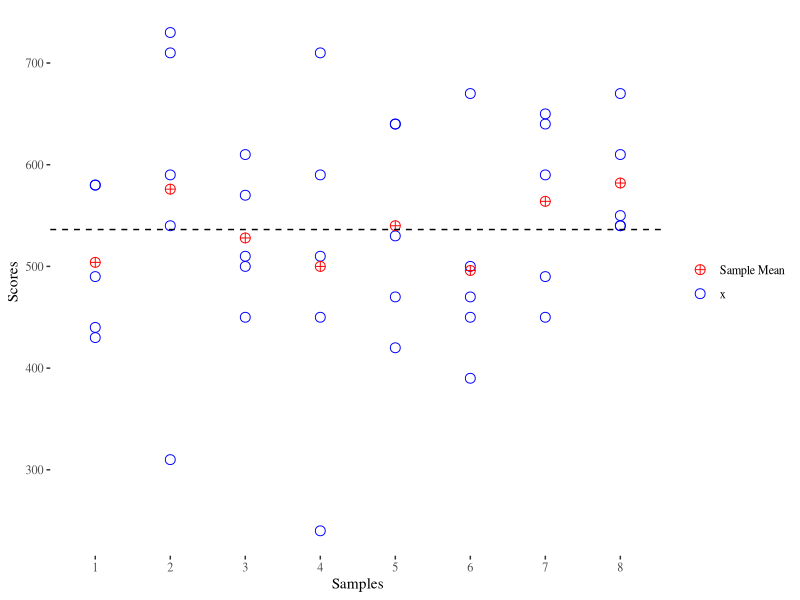
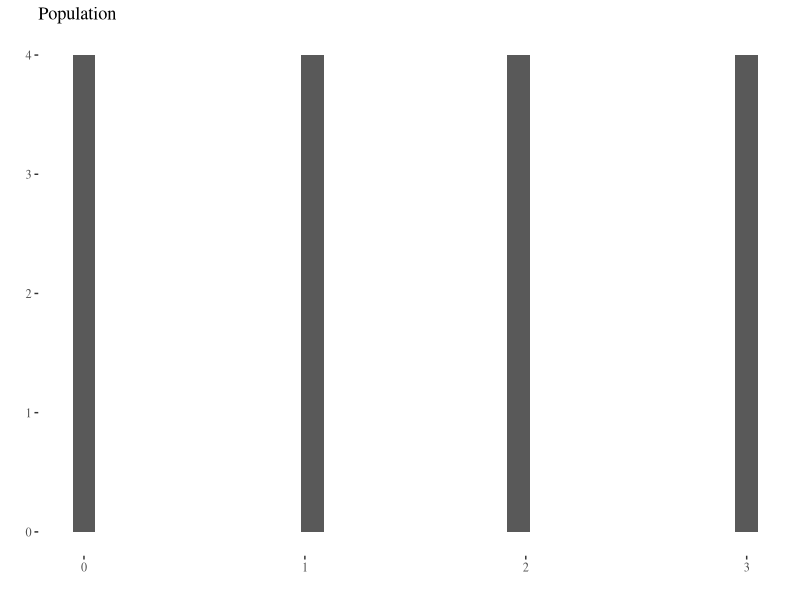
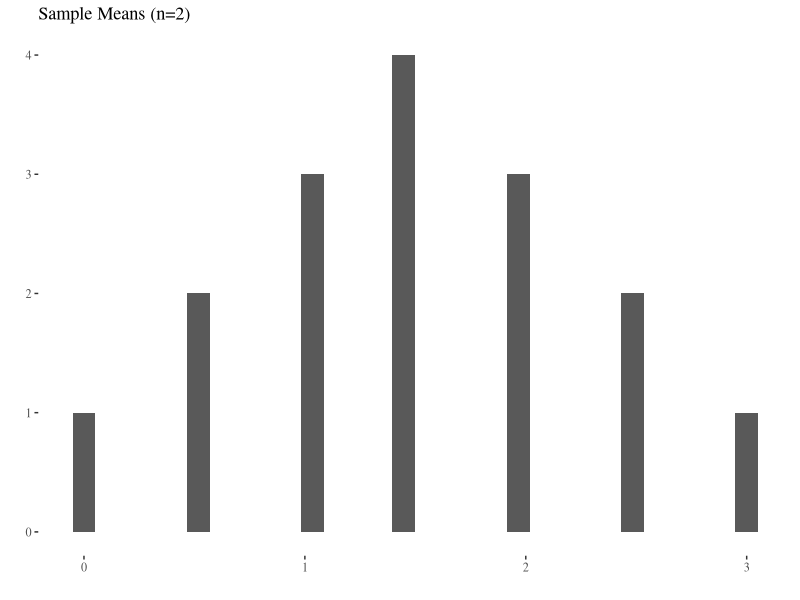

Here is the R script that generated these plots, in order:
library(tufte)
require(dplyr)
require(tidyr)
require(ggplot2)
require(ggthemes)
require(knitr)
require(tibble)
library(RColorBrewer)
a <- tibble(a=c(490,580,440,580,430))
b <- tibble(c(310,590,730,710,540))
c <- tibble(c(500,450,510,570,610))
d <- tibble(c(450,590,710,240,510))
e <- tibble(c(420,640,470,530,640))
f <- tibble(c(450,670,390,500,470))
g <- tibble(c(490,450,590,640,650))
h <- tibble(c(670,610,550,540,540))

i <- bind_cols(a,b,c,d,e,f,g,h)
kable(i, col.names = c(1,2,3,4,5,6,7,8),caption = "Random sample from GMAT Scores Population")

a <- tibble(x="1",y=c(490,580,440,580,430),z="x")
b <- tibble(x="2",y=c(310,590,730,710,540),z="x")
c <- tibble(x="3",y=c(500,450,510,570,610),z="x")
d <- tibble(x="4",y=c(450,590,710,240,510),z="x")
e <- tibble(x="5",y=c(420,640,470,530,640),z="x")
f <- tibble(x="6",y=c(450,670,390,500,470),z="x")
g <- tibble(x="7",y=c(490,450,590,640,650),z="x")
h <- tibble(x="8",y=c(670,610,550,540,540),z="x")

i <- bind_rows(a,b,c,d,e,f,g,h)

k <- group_by(i,x)

l <- summarize(k,y=mean(y))
# l <- tibble(l)
z1 <- tibble((rep("Sample Mean",8)))
colnames(z1) <- "z"
l <- bind_cols(l,z1)
i <- bind_rows(i, l)
i$z <- as.factor(i$z)


ggplot(i, aes(x=x, y=y, group=z))+ 
  geom_point(aes(colour=z, fill=z,shape=z), size=3) +  
  scale_colour_manual(values = c("red","blue")) +
  geom_hline(yintercept=mean(i$y),linetype="dashed") + 
  scale_shape_manual(values=c(10,1)) + theme_tufte() +
  xlab("Samples") + ylab("Scores") + 
  theme(legend.title=element_blank()) 
g <- tibble(x=c(0,0,0,0,1,1,1,1,2,2,2,2,3,3,3,3))
h <- tibble(y=c(0,1,2,3,0,1,2,3,0,1,2,3,0,1,2,3))
i <- bind_cols(g,h)
colnames(i) <- c("g","h")
i <- i %>% mutate(m=(g+h)/2)

ggplot(i, aes(x=g)) + geom_histogram() + theme_tufte() + ylab(" ") + xlab(" ") + ggtitle("Population") 

ggplot(i, aes(x=m)) + geom_histogram()+ theme_tufte() + ylab(" ") + xlab(" ") + ggtitle("Sample Means (n=2)") 
